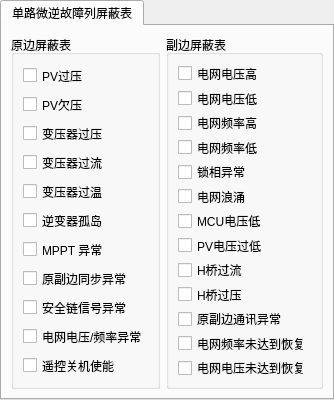
        <widget class="QTabWidget" name="tabWidget_8">
         <property name="currentIndex">
          <number>0</number>
         </property>
         <widget class="QWidget" name="tab_27">
          <attribute name="title">
           <string>单路微逆故障列屏蔽表</string>
          </attribute>
          <layout class="QHBoxLayout" name="horizontalLayout_6">
           <item>
            <widget class="QGroupBox" name="groupBox_23">
             <property name="title">
              <string>原边屏蔽表</string>
             </property>
             <layout class="QVBoxLayout" name="verticalLayout_16">
              <item>
               <widget class="QCheckBox" name="bym600_pv_ov_ckx">
                <property name="text">
                 <string>PV过压</string>
                </property>
               </widget>
              </item>
              <item>
               <widget class="QCheckBox" name="bym600_pv_uv_ckx">
                <property name="text">
                 <string>PV欠压</string>
                </property>
               </widget>
              </item>
              <item>
               <widget class="QCheckBox" name="bym600_dc_ov_ckx">
                <property name="text">
                 <string>变压器过压</string>
                </property>
               </widget>
              </item>
              <item>
               <widget class="QCheckBox" name="bym600_dc_oa_ckx">
                <property name="text">
                 <string>变压器过流</string>
                </property>
               </widget>
              </item>
              <item>
               <widget class="QCheckBox" name="bym600_dc_ot_ckx">
                <property name="text">
                 <string>变压器过温</string>
                </property>
               </widget>
              </item>
              <item>
               <widget class="QCheckBox" name="bym600_land_ckx">
                <property name="text">
                 <string>逆变器孤岛</string>
                </property>
               </widget>
              </item>
              <item>
               <widget class="QCheckBox" name="bym600_mppt_ckx">
                <property name="text">
                 <string>MPPT 异常</string>
                </property>
               </widget>
              </item>
              <item>
               <widget class="QCheckBox" name="bym600_sync_error">
                <property name="text">
                 <string>原副边同步异常</string>
                </property>
               </widget>
              </item>
              <item>
               <widget class="QCheckBox" name="bym600_safe_chain_ckx">
                <property name="text">
                 <string>安全链信号异常</string>
                </property>
               </widget>
              </item>
              <item>
               <widget class="QCheckBox" name="bym600_grid_ckx">
                <property name="text">
                 <string>电网电压/频率异常</string>
                </property>
               </widget>
              </item>
              <item>
               <widget class="QCheckBox" name="bym600_off_ckx">
                <property name="text">
                 <string>遥控关机使能</string>
                </property>
               </widget>
              </item>
             </layout>
            </widget>
           </item>
           <item>
            <widget class="QGroupBox" name="groupBox_24">
             <property name="title">
              <string>副边屏蔽表</string>
             </property>
             <layout class="QVBoxLayout" name="verticalLayout_17">
              <item>
               <widget class="QCheckBox" name="bym600_grid_ov_ckx">
                <property name="text">
                 <string>电网电压高</string>
                </property>
               </widget>
              </item>
              <item>
               <widget class="QCheckBox" name="bym600_grid_uv_ckx">
                <property name="text">
                 <string>电网电压低</string>
                </property>
               </widget>
              </item>
              <item>
               <widget class="QCheckBox" name="bym600_grid_of_ckx">
                <property name="text">
                 <string>电网频率高</string>
                </property>
               </widget>
              </item>
              <item>
               <widget class="QCheckBox" name="bym600_grid_uf_ckx">
                <property name="text">
                 <string>电网频率低</string>
                </property>
               </widget>
              </item>
              <item>
               <widget class="QCheckBox" name="bym600_lock_ckx">
                <property name="text">
                 <string>锁相异常</string>
                </property>
               </widget>
              </item>
              <item>
               <widget class="QCheckBox" name="bym600_surge_ckx">
                <property name="text">
                 <string>电网浪涌</string>
                </property>
               </widget>
              </item>
              <item>
               <widget class="QCheckBox" name="bym600_mcu_uv_ckx">
                <property name="text">
                 <string>MCU电压低</string>
                </property>
               </widget>
              </item>
              <item>
               <widget class="QCheckBox" name="bym600_pv_uv_ckx_2">
                <property name="text">
                 <string>PV电压过低</string>
                </property>
               </widget>
              </item>
              <item>
               <widget class="QCheckBox" name="bym600_hbd_oa_ckx">
                <property name="text">
                 <string>H桥过流</string>
                </property>
               </widget>
              </item>
              <item>
               <widget class="QCheckBox" name="bym600_hbd_ov_ckx">
                <property name="text">
                 <string>H桥过压</string>
                </property>
               </widget>
              </item>
              <item>
               <widget class="QCheckBox" name="bym600_cmu_ckx">
                <property name="text">
                 <string>原副边通讯异常</string>
                </property>
               </widget>
              </item>
              <item>
               <widget class="QCheckBox" name="bym600_gf_out_ckx">
                <property name="text">
                 <string>电网频率未达到恢复</string>
                </property>
               </widget>
              </item>
              <item>
               <widget class="QCheckBox" name="bym600_gv_out_ckx">
                <property name="text">
                 <string>电网电压未达到恢复</string>
                </property>
               </widget>
              </item>
             </layout>
            </widget>
           </item>
          </layout>
         </widget>
        </widget>
